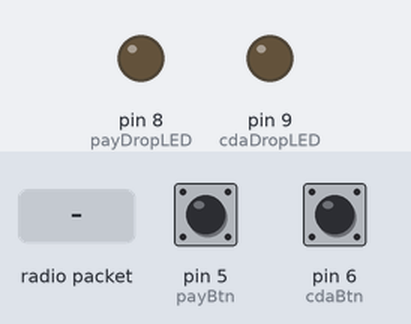
A sketch run on a simulated Arduino Uno, built with avr-gcc and run on an emulated ATmega328P. Parts: output pins drawn as LEDs (lit = HIGH). Dashed ring = blinking. The test bench sets the inputs (shaded band); at power-on: pin 5 (payBtn) LOW, pin 6 (cdaBtn) LOW. No radio packets arrive unless stated; pins used as bus, display or sensor lines are not drawn; what the sketch prints to the serial monitor is not drawn.

Above: at 1.2 s.
1.3 s: pin 5 (payBtn) pulled HIGH for 0.15 s
At 1.9 s:
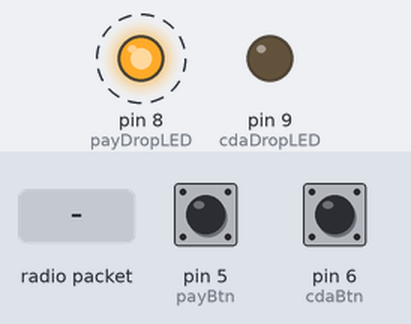
4.4 s: pin 6 (cdaBtn) pulled HIGH for 0.15 s
At 4.81 s:
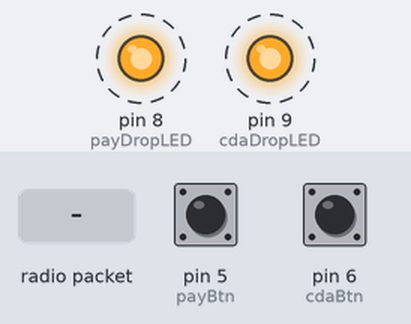
7.5 s: radio packet "e" arrives
Timing chart, 0 to 16.5 s (numbered marks = the images above; inputs shaded):
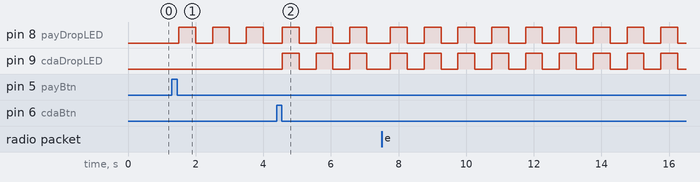

Measured:
- after the input at 1.3 s, pin 8 (payDropLED): alternates HIGH for 0.50 s and LOW for 0.50 s, starting after 0.20 s
- after the input at 4.4 s, pin 9 (cdaDropLED): alternates HIGH for 0.50 s and LOW for 0.50 s, starting after 0.16 s

The sketch:

ControlsGroundStation.ino
```cpp
/*
 * University of Delaware ASAE 2020-2021 Controls Team
 * Eric Rivas, Tage Firkin, Dylan Frasher, James Polemeni
 * Ground Station
 * September 19, 2020
 *
 * TODO:
 */

#include <SPI.h>
#include <ArduinoJson.h>
#include <RH_RF95.h>

 //--------LoRa Setup--------------------------------
#define RFM95_CS 4
#define RFM95_RST 2
#define RFM95_INT 3
#define RF95_FREQ 915.0     //915MHz
RH_RF95 rf95(RFM95_CS, RFM95_INT);
int16_t packetNum = 0;  //packet counter

//---------Button Setup------------------------------
#define payBtn 5
#define cdaBtn 6
#define payDropLED 8
#define cdaDropLED 9
int payDropState = 0,cdaDropState = 0;             //Current state of the drop buttons
int payLEDState = LOW,cdaLEDState = LOW;           //Current state of the drop LEDs
int payDropConfirmed = 0,cdaDropConfirmed = 0;     //Drops confirmed by DAS
int payBtnState, cdaBtnState;
int lastPayBtnState = LOW, lastCdaBtnState = LOW;   //Last button state for debounce
unsigned long debounceTime = 100;                  //Decounce delay time
unsigned long lastPayDebounceTime = 0, lastCdaDebounceTime = 0;
unsigned long lastMillis = 0;
const long blinkInterval = 500;
StaticJsonDocument<250> inData;      //Create JsonDocument object to handle incomming data

void setup() {
  Serial.begin(9600);
  while (!Serial);
  Serial.println("Groundstation Initializing");

  //---------------LoRa Init------------------------------------------------------
  Serial.println("LoRa Initializing");
  pinMode(RFM95_RST, OUTPUT);
  digitalWrite(RFM95_RST, HIGH);
  delay(10);
  digitalWrite(RFM95_RST, LOW);
  delay(10);
  digitalWrite(RFM95_RST, HIGH);
  delay(10);
  while (!rf95.init()) {
    Serial.println("LoRa radio init failed, restart system");
    while (1);
  }
  if (!rf95.setFrequency(RF95_FREQ)) {
    Serial.println("setFrequency failed, restart system");
    while (1);
  }
  Serial.print("Set Freq to: "); Serial.println(RF95_FREQ);
  rf95.setTxPower(23, false);     //you can set transmitter powers from 5 to 23 dBm:
  Serial.println("LoRa Initialized OK");

  //--------------Button Init------------------------------------------------------
  pinMode(payBtn, INPUT);
  pinMode(cdaBtn, INPUT);
  pinMode(payDropLED, OUTPUT);
  pinMode(cdaDropLED, OUTPUT);
  digitalWrite(payDropLED, LOW);
  digitalWrite(cdaDropLED, LOW);
  Serial.println("Groundstation Initialized OK");


}

void loop() {
  //--------Receive any packets from DAS---------------------------------------
  if(rf95.available()){
    uint8_t recvDataPacket[RH_RF95_MAX_MESSAGE_LEN];  //packet that will be received from DAS
    uint8_t recvLen = sizeof(recvDataPacket);
    if(rf95.recv(recvDataPacket, &recvLen)){ //Message from DAS
      if(recvLen>0){
        recvDataPacket[recvLen] = 0;
        Serial.println("Received Packet:");
        char* receivedPacket = (char*) &recvDataPacket;
        //Serial.println(receivedPacket);
        DeserializationError error = deserializeJson(inData, receivedPacket);
        if(error){
          Serial.print(F("deserializeJson() failed: "));
          Serial.println(error.c_str());
        }
        int dropStatus = inData["p"];
        if(dropStatus == 0){
          payDropConfirmed = 0;
          cdaDropConfirmed = 0;
        }
        else if(dropStatus == 101){
          payDropConfirmed = 1;
          cdaDropConfirmed = 0;
        }
        else if(dropStatus == 10){
          payDropConfirmed = 0;
          cdaDropConfirmed = 1;
        }
        else if(dropStatus == 111){
          payDropConfirmed = 1;
          cdaDropConfirmed = 1;
        }

        Serial.print("{");
        Serial.print("\"pkt\":");        serializeJson(inData["p"], Serial);
        Serial.print(",\"drp\":");       serializeJson(inData["d"], Serial);
        Serial.print(",\"alt\":");       serializeJson(inData["a"], Serial);
        Serial.print(",\"lat\":");       serializeJson(inData["t"], Serial);
        Serial.print(",\"lon\":");       serializeJson(inData["n"], Serial);
        Serial.print(",\"hdng\":");      serializeJson(inData["h"], Serial);
        Serial.print(",\"spd\":");       serializeJson(inData["s"], Serial);
        Serial.print(",\"aclx\":");      serializeJson(inData["x"], Serial);
        Serial.print(",\"acly\":");      serializeJson(inData["y"], Serial);
        Serial.print(",\"aclz\":");      serializeJson(inData["z"], Serial);
        Serial.print(",\"magx\":");      serializeJson(inData["l"], Serial);
        Serial.print(",\"magy\":");      serializeJson(inData["m"], Serial);
        Serial.print(",\"magz\":");      serializeJson(inData["o"], Serial);
        Serial.print(",\"gyrox\":");     serializeJson(inData["i"], Serial);
        Serial.print(",\"gyroy\":");     serializeJson(inData["j"], Serial);
        Serial.print(",\"gyroz\":");     serializeJson(inData["k"], Serial);
        Serial.print(",\"habHeight\":"); serializeJson(inData["b"], Serial);
        Serial.print(",\"cdaHeight\":"); serializeJson(inData["c"], Serial);
        Serial.print(",\"watHeight\":"); serializeJson(inData["w"], Serial);
        Serial.print(",\"rssi\":");      Serial.print(rf95.lastRssi());
        Serial.println("}");
      }
    }
  }

  //--------Buttons For Dropping Payloads----------------------------------------
  int payBtnReading = digitalRead(payBtn);
  int cdaBtnReading = digitalRead(cdaBtn);
  if(payBtnReading != lastPayBtnState){
    lastPayDebounceTime = millis();
  }
  if(cdaBtnReading != lastCdaBtnState){
    lastCdaDebounceTime = millis();
  }
  if((millis() - lastPayDebounceTime) > debounceTime){
    if(payBtnReading != payBtnState){
      payBtnState = payBtnReading;
    }
    if(payBtnState == HIGH){
      uint8_t sendDrop[] = "PAY";
      rf95.send(sendDrop, sizeof(sendDrop));
      rf95.waitPacketSent();
      payDropState = 1;
    }
  }
  if((millis() - lastCdaDebounceTime) > debounceTime){
    if(cdaBtnReading != cdaBtnState){
      cdaBtnState = cdaBtnReading;
    }
    if(cdaBtnState == HIGH){
      uint8_t sendDrop[] = "CDA";
      rf95.send(sendDrop, sizeof(sendDrop));
      rf95.waitPacketSent();
      cdaDropState = 1;
    }
  }
  lastPayBtnState = payBtnReading;
  lastCdaBtnState = cdaBtnReading;

  //--------Blink LEDs based on drop status---------------------------------------
  unsigned long currentMillis = millis();
  //If button never pressed, turn off. If drop button pressed blink every 500 ms. If drop confirmed, stay lit.
  if(currentMillis - lastMillis >= blinkInterval){
    lastMillis = millis();
    //Payload Drop LED Setting
    if(payDropConfirmed == 1){payLEDState = HIGH;
    }
    else if(payDropState == 1){
      if(payLEDState == HIGH){payLEDState = LOW;
      }
      else{payLEDState = HIGH;
      }
    }
    else{payLEDState = LOW;
    }
    //CDA Drop LED Setting
    if(cdaDropConfirmed == 1){cdaLEDState = HIGH;
    }
    else if(cdaDropState == 1){
      if(cdaLEDState == HIGH){cdaLEDState = LOW;
      }
      else{cdaLEDState = HIGH;
      }
    }
    else{cdaLEDState = LOW;
    }
    digitalWrite(payDropLED, payLEDState);
    digitalWrite(cdaDropLED, cdaLEDState);
  }
}
```
